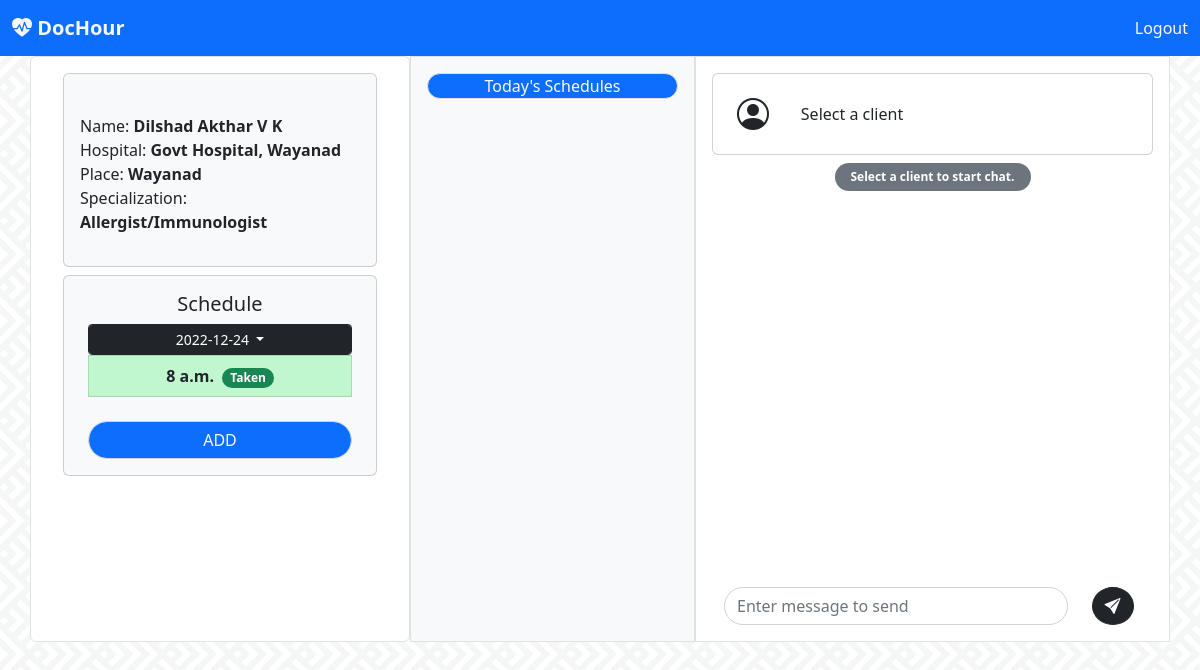
/doctor/doc_home_slot/2022-12-24/ (signed in), run on the app's committed database.
### doctor/models.py (models this page shows, shortened)
class Doctor(models.Model):
    user = models.OneToOneField(User, on_delete=models.CASCADE)
    hospital = models.CharField(max_length=120)
    location = models.CharField(max_length=100)
    specialization = models.ForeignKey(Specialization, on_delete=models.CASCADE)

class Specialization(models.Model):
    spec = models.CharField(max_length=200)
    def __str__(self) -> str:
        return self.spec

class Schedule(models.Model):
    doc = models.ForeignKey(Doctor, on_delete=models.CASCADE)
    date = models.DateField()
    start_time = models.TimeField()
    taken = models.ForeignKey(Client, related_name='taken', on_delete=models.CASCADE, null=True, blank=True)
    confirmed = models.BooleanField(default=False)
    cancelled = models.ForeignKey(Client, related_name='cancelled', on_delete=models.CASCADE, null=True, blank=True)

### doctor/views.py (the view)
# urls.py: url(r'^doc_home_slot/(?P<date>\d{4}-\d{2}-\d{2})/$', views.doc_home_slot, name='doc_home_slot'),
def doc_home_slot(request, date):
    doc = Doctor.objects.get(user=request.user)
    schedule = Schedule.objects.filter(doc=doc)
    dates = sorted(set([sc.date for sc in schedule]))
    slot = Schedule.objects.filter(doc=doc, date=date)
    today = Schedule.objects.filter(doc=doc, date=dt.today())
    return render(request,'doctor/doc-home.html', context={'doc':doc, 'dates':dates, 'slots':slot, 'date':date, 'today':today})

### templates/doctor/doc-home.html (shortened to what this page needs)
<!doctype html>
<html lang="en">
  <head>
    <link rel="stylesheet" href="https://cdn.jsdelivr.net/npm/bootstrap-icons@1.10.2/font/bootstrap-icons.css">
    <link href="https://cdn.jsdelivr.net/npm/bootstrap@5.2.3/dist/css/bootstrap.min.css" rel="stylesheet">
  </head>
  <body style="background-image: url('../../../static/images/bg.webp');background-repeat: repeat; background-position: center; ">
    <nav class="navbar navbar-expand-lg fixed-top bg-primary">
        <div class="container-fluid">
          <div class="collapse navbar-collapse" id="navbarTogglerDemo01">
            <a class="navbar-brand" href="#"><b class="bi bi-heart-pulse-fill text-light">
                DocHour</b></a>
            <div>
                    <a class="nav-link active text-light" aria-current="page" href="{% url 'doctor:user_logout' %}">Logout</a>
            </div>
          </div>
        </div>
      </nav>
      <nav class="navbar bg-light">
        <div class="container-fluid">
          <a class="navbar-brand" href="#">
            <b class="bi bi-heart-pulse-fill text-danger">
            DocHour</b>
          </a>
        </div>
      </nav>
      <div class="container">
      <div class="row">
        <div class="col-sm-4  border mx-auto px-4 py-2 text-center rounded bg-white" >
            <div class="card m-2 bg-light">
              <br>
            <p class="text-start p-3">
            Name: <b>{{doc.user.first_name}} {{doc.user.last_name}}</b><br>
            Hospital: <b>{{doc.hospital}} </b><br>
            Place: <b>{{doc.location}} </b><br>
            Specialization: <b>{{doc.specialization}}</b></p>
            </div>
            <div class="card m-2 px-2 bg-light">
                <div class="card-body">
                  <h5 class="card-title">Schedule</h5>
                  <div class="dropdown">
                    <button class="dropdown-toggle btn btn-sm btn-dark form-control" type="button" data-bs-toggle="dropdown" aria-expanded="false">
                      {% if date %} {{date}} {% else%} choose date to see schedules{% endif %}
                    </button>
                  </div>
                  <ul class="list-group text-start">
                    {% for slot in slots %}
                    {% if slot.taken %}{% if slot.confirmed %}<a data-bs-toggle="modal" data-bs-target="#taken{{forloop.counter}}"><li class="list-group-item text-center" style="background-color: rgb(192, 247, 206);"><b>{{slot.start_time}} &nbsp;<span class="badge rounded-pill text-bg-success">Taken</span></b></li></a>
                    {% else %}<a data-bs-toggle="modal" data-bs-target="#confirm{{forloop.counter}}"><li class="list-group-item text-center" style="background-color: rgb(223, 247, 192);"><b>{{slot.start_time}} &nbsp;<span class="badge rounded-pill text-bg-warning">Verify and confirm</span></b></li></a>
                    {% endif %}{% endif %}
                    {% endfor %}
                    <br>
                    <div class="gap-2" id="faker" style="display: block;">
                        <button class="form-control bg-primary text-light rounded-pill text-center text-decoration-none" onclick="addShow()">ADD</button>
                  </div>
                  </ul>
                </div>
              </div>
        </div>
        <div class="col-sm-3 bg-light p-3 border">
          <p class="text-center bg-primary rounded-pill text-light border">Today's Schedules</p>
        </div>
        <div class="col-sm-5 mx-auto p-3 border bg-white">
                <div class="card mb-2">
                    <div class="row  p-3">
                    <div class="col-sm-2 text-center my-auto">
                        <i class="bi bi-person-circle fs-2"></i>
                    </div>
                    <div class="col-sm-9 my-auto">
                      {% if client %}
                      <div class="row">
                        <div class="col-8">
                          <b>{{client.user.first_name}} {{client.user.last_name}}</b> <br>
                        </div>
                        <div class="col-4 my-auto">
                          <span class="badge text-bg-secondary rounded-circle fs-6"> <i class="bi bi-camera-video-fill"></i></span>
                          <span class="badge text-bg-secondary rounded-circle fs-6"> <i class="bi bi-folder-fill"></i> </span>
                        </div>
                      </div>
                      {% else %}Select a client{% endif %}
                    </div>
                    </div>
                </div>
            <div class="px-3" style="overflow-y: scroll; height:400px"  id="msgboxdoc">
              {% for m in msgs %}
              {% if m.sender.is_staff %}
              <div class="dropdown text-end">
                <small><small><small>{{m.datetime}}</small></small></small><br>
                <button class="dropdown-toggle bg-dark text-light badge rounded-pill" type="button" data-bs-toggle="dropdown" aria-expanded="false">
                  {{m.message}}
                </button>
                <ul class="dropdown-menu text-center text-dark">
                  <form action="{% url 'doctor:delete_msg'%}" method="post">
                    {% csrf_token %}
                  <input type="hidden" name="msg" value="{{m.id}}">
                  <input type="hidden" name="client" value="{{client.id}}">
                  <button type="submit" class="btn"> Delete message</button>
                </form>
                </ul>
              </div>
                {% else %}
                <div class=""><small><small><small>{{m.datetime}}</small></small></small><br><span class="badge text-bg-secondary  rounded-pill px-3 py-2">{{m.message}}</span></div>
                {% endif %}
              {% empty %}
              <p class="text-center"><span class="badge rounded-pill text-bg-secondary px-3 py-2">{% if client %} No messages yet! {% else %} Select a client to start chat. {% endif %}</span></p>
              {% endfor %}
            </div>
            <div class="row mt-4 mx-auto">
                <div class="col-10">
                  <form action="{% url 'doctor:doc_home_send' %}" method="post">
                    <input class="form-control rounded-pill" name="message" type="text" placeholder="Enter message to send" aria-label="Enter message to send" onformchange="this.form.submit()">
                </div>
                <div class="col-2">
                    <button type="submit" class="rounded-circle btn btn-dark mr-0"><i class="bi bi-send-fill"></i></button>
                </div>
            </div>
        </div>
      </div>
      </div>
  </body>
</html>

### data on the page
Doctor: user.first_name "Dilshad", user.last_name "Akthar V K", hospital "Govt Hospital, Wayanad", location "Wayanad", specialization "Allergist/Immunologist"
Schedule: start_time "8 a.m."
